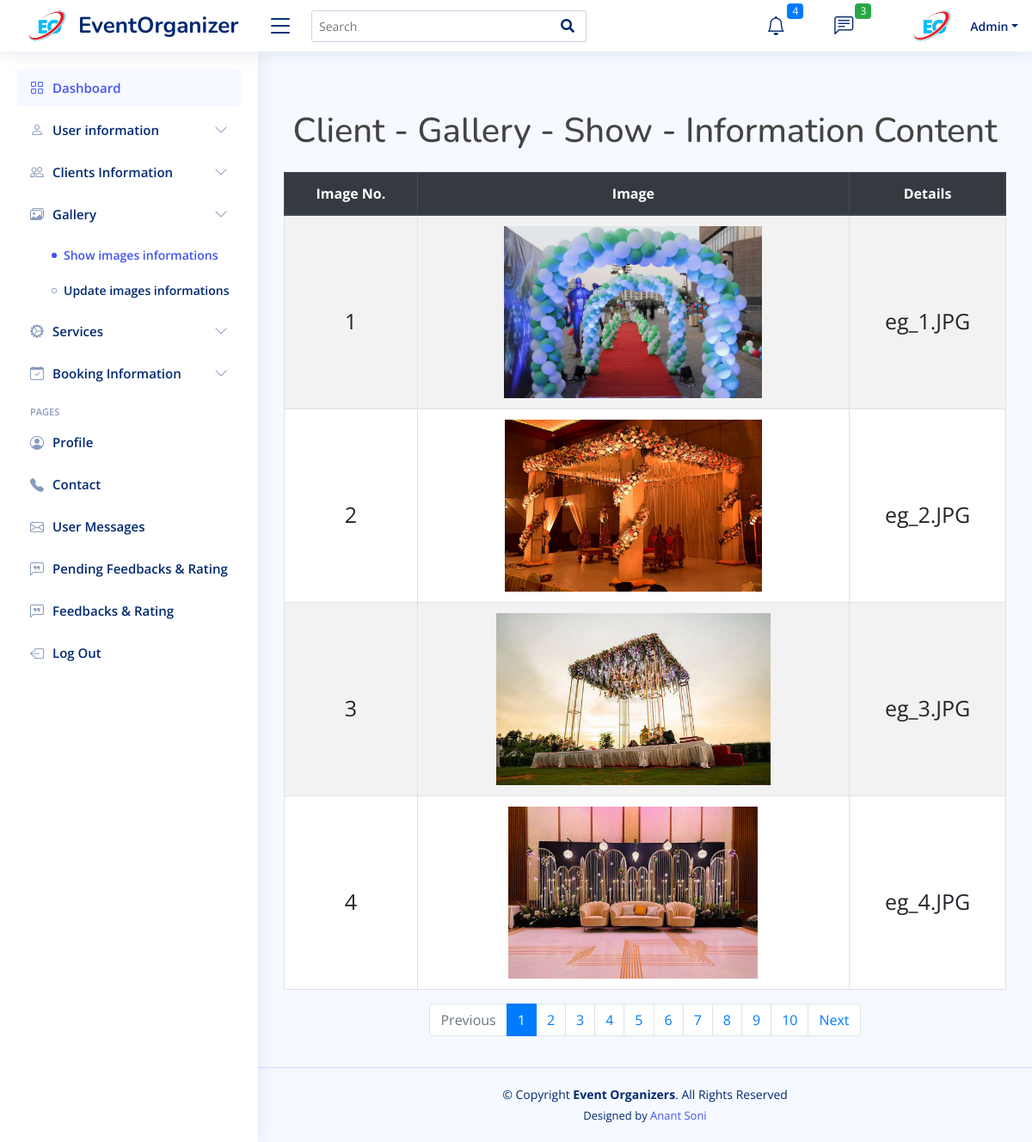
The page /Admin/client-gallery-show.php on the database its author committed.
### tables this page shows
CREATE TABLE `e_gallery` (
  `eg_id` int(11) NOT NULL,
  `eg_img` varchar(30) NOT NULL,
  `eg_name` varchar(30) NOT NULL
);

### Admin/client-gallery-show.php (the view, shortened to what this page needs)
<!DOCTYPE html>
<html lang="en">
<head>
  <link href="assets/vendor/bootstrap/css/bootstrap.min.css" rel="stylesheet">
  <link href="assets/vendor/bootstrap-icons/bootstrap-icons.css" rel="stylesheet">
  <link href="assets/vendor/boxicons/css/boxicons.min.css" rel="stylesheet">
  <link href="assets/vendor/quill/quill.snow.css" rel="stylesheet">
  <link href="assets/vendor/quill/quill.bubble.css" rel="stylesheet">
  <link href="assets/vendor/remixicon/remixicon.css" rel="stylesheet">
  <link href="assets/vendor/simple-datatables/style.css" rel="stylesheet">
    <link href="https://stackpath.bootstrapcdn.com/bootstrap/4.5.2/css/bootstrap.min.css" rel="stylesheet">
    <link rel="stylesheet" href="https://cdnjs.cloudflare.com/ajax/libs/font-awesome/5.15.3/css/all.min.css">
  <link href="assets/css/style.css" rel="stylesheet">
</head>
<body>
<header id="header" class="header fixed-top d-flex align-items-center">
  <div class="d-flex align-items-center justify-content-between">
    <a href="index.php" class="logo d-flex align-items-center">
      <img src="../images/eoc.png" alt="" style="max-height: 70px; margin-right: 1px;">
      <span class="d-none d-lg-block">EventOrganizer</span>
    </a>
    <i class="bi bi-list toggle-sidebar-btn"></i>
  </div>
  <div class="search-bar">
    <form class="search-form d-flex align-items-center" method="POST" action="#" id="searchForm">
      <input type="text" name="query" id="searchInput" placeholder="Search" title="Enter search keyword">
      <button type="submit" title="Search"><i class="fa fa-search"></i></button>
    </form>
  </div>
  <nav class="header-nav ms-auto">
    <ul class="d-flex align-items-center">
      <li class="nav-item dropdown">
        <a class="nav-link nav-icon" href="#" data-bs-toggle="dropdown">
          <i class="bi bi-bell"></i>
          <span class="badge bg-primary badge-number">4</span>
        </a>
      </li>
      <li class="nav-item dropdown">
        <a class="nav-link nav-icon" href="#" data-bs-toggle="dropdown">
          <i class="bi bi-chat-left-text"></i>
          <span class="badge bg-success badge-number">3</span>
        </a>
      </li>
      <li class="nav-item dropdown pe-3">
        <a class="nav-link nav-profile d-flex align-items-center pe-0" href="#" data-bs-toggle="dropdown">
          <img src="../images/eoc.png" alt="Profile" style="max-height: 70px; margin-right: 1px;" class="rounded-circle">
          <span class="d-none d-md-block dropdown-toggle ps-2">Admin</span>
        </a>
      </li>
    </ul>
  </nav>
</header>
  <aside id="sidebar" class="sidebar">
    <ul class="sidebar-nav" id="sidebar-nav">
      <li class="nav-item">
        <a class="nav-link " href="index.php">
          <i class="bi bi-grid"></i>
          <span>Dashboard</span>
        </a>
      </li>
     <ul class="nav flex-column">
            <li class="nav-item">
              <a class="nav-link collapsed" data-bs-toggle="collapse" href="#users-info" aria-expanded="false">
                  <i class="bi bi-person"></i><span>User information</span><i class="bi bi-chevron-down ms-auto"></i>
              </a>
            </li>
            <li class="nav-item">
              <a class="nav-link collapsed" data-bs-toggle="collapse" href="#forms-nav">
                <i class="bi bi-people"></i><span>Clients Information</span><i class="bi bi-chevron-down ms-auto"></i>
              </a>
            </li>
      <li class="nav-item">
        <a class="nav-link collapsed show" data-bs-target="#tables-nav" data-bs-toggle="collapse" href="#">
    <i class="bi bi-images"></i><span>Gallery</span><i class="bi bi-chevron-down ms-auto"></i>
</a>
        <ul id="tables-nav" class="nav-content collapse show" data-bs-parent="#sidebar-nav">
          <li>
            <a href="client-gallery-show.php" class="active">
              <i class="bi bi-circle"></i><span>Show images informations</span>
            </a>
          </li>
          <li>
            <a href="client-gallery-update.php">
              <i class="bi bi-circle"></i><span>Update images informations </span>
            </a>
          </li>
        </ul>
      </li>
      <li class="nav-item">
        <a class="nav-link collapsed" data-bs-target="#charts-nav" data-bs-toggle="collapse" href="#">
  <i class="bi bi-gear-wide-connected"></i><span>Services</span><i class="bi bi-chevron-down ms-auto"></i>
</a>
      </li>
      <li class="nav-item">
  <a class="nav-link collapsed" data-bs-toggle="collapse" href="#booking-info-nav">
    <i class="bi bi-calendar-check"></i><span>Booking Information</span><i class="bi bi-chevron-down ms-auto"></i>
  </a>
</li>
           <li class="nav-heading">Pages</li>
      <li class="nav-item">
        <a class="nav-link collapsed" href="admin-profile.php">
  <i class="bi bi-person-circle"></i>
  <span>Profile</span>
</a>
      </li>
      <li class="nav-item">
        <a class="nav-link collapsed" href="admin-contact.php">
  <i class="bi bi-telephone-fill"></i>
  <span>Contact</span>
</a>
      </li>
      <li class="nav-item">
        <a class="nav-link collapsed" href="user-msg-info.php">
          <i class="bi bi-envelope"></i>
          <span>User Messages</span>
        </a>
      </li>
      <li class="nav-item">
        <a class="nav-link collapsed" href="pending_fdbk_and_rtng.php">
          <i class="bi bi-chat-left-quote"></i>
          <span>Pending Feedbacks & Rating</span>
        </a>
      </li>
      <li class="nav-item">
        <a class="nav-link collapsed" href="fdbk_and_rtng.php">
          <i class="bi bi-chat-left-quote"></i>
          <span>Feedbacks & Rating</span>
        </a>
      </li>
      <li class="nav-item">
        <a class="nav-link collapsed" href="main.php">
          <i class="bi bi-box-arrow-left"></i>
          <span>Log Out</span>
        </a>
      </li>
    </ul>
  </aside>
<?php
include "connection.php";
$limit = 4;
$page = isset($_GET['page']) ? $_GET['page'] : 1;
$start = ($page - 1) * $limit;
$sql = "SELECT * FROM e_gallery LIMIT $start, $limit";
$result = mysqli_query($conn, $sql);
$total_records = mysqli_num_rows(mysqli_query($conn, "SELECT * FROM e_gallery"));
$total_pages = ceil($total_records / $limit);
?>
<main id="main" class="main">
    <h1 class="mt-5 mb-4 text-center">Client - Gallery - Show - Information Content</h1>
    <table class="table table-bordered table-striped" id="galleryTable">
        <thead class="thead-dark">
            <tr>
                <th scope="col" style="text-align: center;">Image No.</th>
                <th scope="col" style="text-align: center;">Image</th>
                <th scope="col" style="text-align: center;">Details</th>
            </tr>
        </thead>
        <tbody>
            <?php while ($data = mysqli_fetch_array($result)) { ?>
                <tr>
                    <td style="text-align: center; padding-top: 13vh; font-size: 25px;"><?php echo $data['eg_id']; ?></td>
                    <td style="text-align: center;">
                        <img src="../images/Event Images/<?php echo $data['eg_img']; ?>" style="max-height: 200px;" alt="Image" class="zoomable-image">
                    </td>
                    <td style="text-align: center; padding-top: 13vh; font-size: 25px;"><?php echo $data['eg_name']; ?></td>
                </tr>
            <?php } ?>
        </tbody>
    </table>
    <ul class="pagination justify-content-center">
        <li class="page-item <?php if ($page <= 1) echo 'disabled'; ?>">
            <a class="page-link" href="?page=<?php echo ($page - 1); ?>" tabindex="-1" aria-disabled="true">Previous</a>
        </li>
        <?php for ($i = 1; $i <= $total_pages; $i++) { ?>
            <li class="page-item <?php if ($i == $page) echo 'active'; ?>">
                <a class="page-link" href="?page=<?php echo $i; ?>"><?php echo $i; ?></a>
            </li>
        <?php } ?>
        <li class="page-item <?php if ($page >= $total_pages) echo 'disabled'; ?>">
            <a class="page-link" href="?page=<?php echo ($page + 1); ?>">Next</a>
        </li>
    </ul>
</main>
  <footer id="footer" class="footer">
    <div class="copyright">
      &copy; Copyright <strong><span>Event Organizers</span></strong>. All Rights Reserved
    </div>
    <div class="credits">
      Designed by <a href="https://bootstrapmade.com/">Anant Soni</a>
    </div>
  </footer>
</body>
</html>

### Admin/assets/css/style.css (style rules this page uses)
:root { scroll-behavior: smooth; }
body { font-family: "Open Sans", sans-serif; background: #f6f9ff; color: #444444; }
a { color: #4154f1; text-decoration: none; }
h1, h2, h3, h4, h5, h6 { font-family: "Nunito", sans-serif; }
#main { margin-top: 60px; padding: 20px 30px; transition: all 0.3s; }
.logo { line-height: 1; }
@media (min-width: 1200px) { .logo { width: 280px; } }
.logo img { max-height: 26px; margin-right: 6px; }
.logo span { font-size: 26px; font-weight: 700; color: #012970; font-family: "Nunito", sans-serif; }
.header { transition: all 0.5s; z-index: 997; height: 60px; box-shadow: 0px 2px 20px rgba(1, 41, 112, 0.1); background-color: #fff; padding-left: 20px; }
.header .toggle-sidebar-btn { font-size: 32px; padding-left: 10px; cursor: pointer; color: #012970; }
.header .search-bar { min-width: 360px; padding: 0 20px; }
.header .search-form { width: 100%; }
.header .search-form input { border: 0; font-size: 14px; color: #012970; border: 1px solid rgba(1, 41, 112, 0.2); padding: 7px 38px 7px 8px; border-radius: 3px; transition: 0.3s; width: 100%; }
.header .search-form button { border: 0; padding: 0; margin-left: -30px; background: none; }
.header .search-form button i { color: #012970; }
.header-nav ul { list-style: none; }
.header-nav>ul { margin: 0; padding: 0; }
.header-nav .nav-icon { font-size: 22px; color: #012970; margin-right: 25px; position: relative; }
.header-nav .nav-profile { color: #012970; }
.header-nav .nav-profile img { max-height: 36px; }
.header-nav .nav-profile span { font-size: 14px; font-weight: 600; }
.header-nav .badge-number { position: absolute; inset: -2px -5px auto auto; font-weight: normal; font-size: 12px; padding: 3px 6px; }
.sidebar { position: fixed; top: 60px; left: 0; bottom: 0; width: 300px; z-index: 996; transition: all 0.3s; padding: 20px; overflow-y: auto; scrollbar-width: thin; scrollbar-color: #aab7cf transparent; box-shadow: 0px 0px 20px rgba(1, 41, 112, 0.1); background-color: #fff; }
@media (min-width: 1200px) { #main, #footer { margin-left: 300px; } }
.sidebar-nav { padding: 0; margin: 0; list-style: none; }
.sidebar-nav li { padding: 0; margin: 0; list-style: none; }
.sidebar-nav .nav-item { margin-bottom: 5px; }
.sidebar-nav .nav-heading { font-size: 11px; text-transform: uppercase; color: #899bbd; font-weight: 600; margin: 10px 0 5px 15px; }
.sidebar-nav .nav-link { display: flex; align-items: center; font-size: 15px; font-weight: 600; color: #4154f1; transition: 0.3; background: #f6f9ff; padding: 10px 15px; border-radius: 4px; }
.sidebar-nav .nav-link i { font-size: 16px; margin-right: 10px; color: #4154f1; }
.sidebar-nav .nav-link.collapsed { color: #012970; background: #fff; }
.sidebar-nav .nav-link.collapsed i { color: #899bbd; }
.sidebar-nav .nav-link .bi-chevron-down { margin-right: 0; transition: transform 0.2s ease-in-out; }
.sidebar-nav .nav-content { padding: 5px 0 0 0; margin: 0; list-style: none; }
.sidebar-nav .nav-content a { display: flex; align-items: center; font-size: 14px; font-weight: 600; color: #012970; transition: 0.3; padding: 10px 0 10px 40px; transition: 0.3s; }
.sidebar-nav .nav-content a i { font-size: 6px; margin-right: 8px; line-height: 0; border-radius: 50%; }
.sidebar-nav .nav-content a:hover, .sidebar-nav .nav-content a.active { color: #4154f1; }
.sidebar-nav .nav-content a.active i { background-color: #4154f1; }
.footer { padding: 20px 0; font-size: 14px; transition: all 0.3s; border-top: 1px solid #cddfff; }
.footer .copyright { text-align: center; color: #012970; }
.footer .credits { padding-top: 5px; text-align: center; font-size: 13px; color: #012970; }

### Admin/client-gallery-show.php (style rules this page uses)
.zoomable-image { transition: transform 0.3s; }

### rows shown on the page
e_gallery: eg_id "1", eg_img (picture), eg_name "eg_1.JPG"
e_gallery: eg_id "2", eg_img (picture), eg_name "eg_2.JPG"
e_gallery: eg_id "3", eg_img (picture), eg_name "eg_3.JPG"
e_gallery: eg_id "4", eg_img (picture), eg_name "eg_4.JPG"
